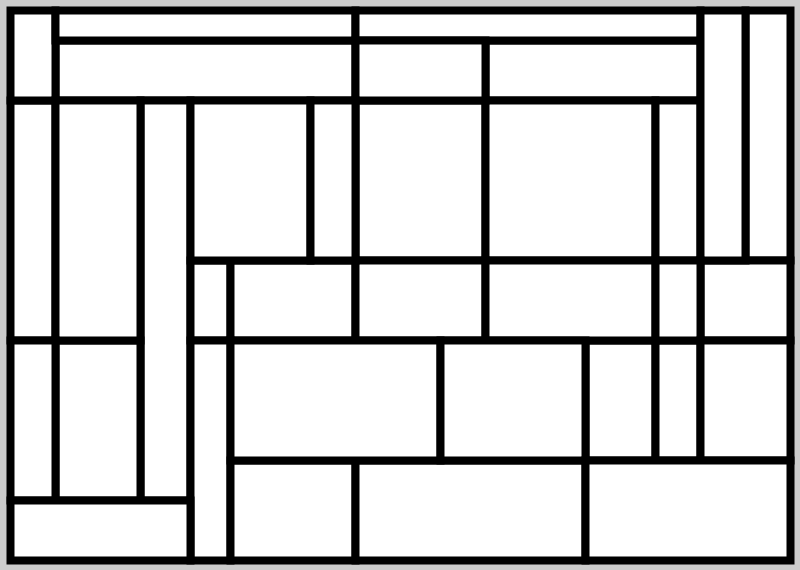
Frame 1 (no input)
Frame 60 (the mouse pressed at the canvas centre just before this capture): identical to frame 1, image omitted
Frame 120 (the mouse held since frame 60 and released just before this capture): identical to frame 1, image omitted

The Processing sketch that drew this single still picture (run headless with seeded random() and noise(); from frame 60 on, the mouse is pressed at the canvas centre):

// Processing sketch: processing_110285
// ── processing_110285.pde

//Coloring Mondrian [9.13.17]
//Arielle Hein

color yellowColor = color(255, 215, 0);
color blueColor = color(0, 0, 102);
color redColor = color(255, 0, 0);
color blackColor= color(0, 0, 0);

int rect5X= 745, rect5Y = 10, rect5Width = 45, rect5Height= 250; //rect 5 (YELLOW)
int rect6X= 55, rect6Y = 40, rect6Width = 300, rect6Height= 60; //rect 6 (BLUE)
int rect8X=485, rect8Y=40, rect8Width=215, rect8Height=60; //rect 8 (BLUE)
int rect9X=10, rect9Y=100, rect9Width=45, rect9Height=240; //rect 9 (BLACK)
int rect11X=140, rect11Y=100, rect11Width=50, rect11Height=400; //rect 11 (BLACK)
int rect14X=355, rect14Y=100, rect14Width=130, rect14Height=160; //rect 14 (YELLOW)
int rect15X=485, rect15Y=100, rect15Width=170, rect15Height=160; //rect 15 (RED)
int rect16X=655, rect16Y=100, rect16Width=45, rect16Height=160; //rect 16 (RED)
int rect17X=190, rect17Y=260, rect17Width=40, rect17Height=80; //rect 17 (YELLOW)
int rect18X=230, rect18Y=260, rect18Width=125, rect18Height=80; //rect 18 (RED)
int rect19X=355, rect19Y=260, rect19Width=130, rect19Height=80; //rect 19 (BLUE)
int rect22X=700, rect22Y=260, rect22Width=90, rect22Height=80; //rect 22 (BLACK)
int rect24X=55, rect24Y=340, rect24Width=85, rect24Height=160; //rect 24 (RED)
int rect25X=190, rect25Y=340, rect25Width=40, rect25Height=220; //rect 25 (YELLOW)
int rect28X=585, rect28Y=340, rect28Width=70, rect28Height=120; //rect 28 (BLUE)
int rect29X=655, rect29Y=340, rect29Width=45, rect29Height=120; //rect 29 (YELLOW)
int rect32X=230, rect32Y=460, rect32Width=125, rect32Height=100; //rect 32 (RED)
int rect33X=355, rect33Y=460, rect33Width=230, rect33Height=100; //rect 33 (BLACK)

void setup() {
  size(800, 570);
  strokeWeight(8);
  
  //Composition is composed of rectangles, ones with color are defined by variables above
  rect(rect5X, rect5Y, rect5Width, rect5Height); //rect 5 (YELLOW)
  rect(rect6X, rect6Y, rect6Width, rect6Height); //rect 6 (BLUE)
  rect(rect8X, rect8Y, rect8Width, rect8Height); //rect 8 (BLUE)
  rect(rect9X, rect9Y, rect9Width, rect9Height); //rect 9 (BLACK)
  rect(rect11X, rect11Y, rect11Width, rect11Height); //rect 11 (BLACK)
  rect(rect14X, rect14Y, rect14Width, rect14Height); //rect 14 (YELLOW)
  rect(rect15X, rect15Y, rect15Width, rect15Height); //rect 15 (RED)
  rect(rect16X, rect16Y, rect16Width, rect16Height); //rect 16 (RED)
  rect(rect17X, rect17Y, rect17Width, rect17Height); //rect 17 (YELLOW)
  rect(rect18X, rect18Y, rect18Width, rect18Height); //rect 18 (RED)
  rect(rect19X, rect19Y, rect19Width, rect19Height); //rect 19 (BLUE)
  rect(rect22X, rect22Y, rect22Width, rect22Height); //rect 22 (BLACK)
  rect(rect24X, rect24Y, rect24Width, rect24Height); //rect 24 (RED)
  rect(rect25X, rect25Y, rect25Width, rect25Height); //rect 24 (YELLOW)
  rect(rect28X, rect28Y, rect28Width, rect28Height); //rect 28 (BLUE)
  rect(rect29X, rect29Y, rect29Width, rect29Height); //rect 29 (YELLOW)
  rect(rect32X, rect32Y, rect32Width, rect32Height); //rect 32 (RED)
  rect(rect33X, rect33Y, rect33Width, rect33Height); //rect 33 (BLACK)
  
  //Now, setup the rectangles that are just white
  rect(10, 10, 45, 90); //rect 1
  rect(55, 10, 300, 30); //rect 2
  rect(355, 10, 345, 30); //rect 3
  rect(700, 10, 45, 250); //rect 4
  rect(355, 40, 130, 60); //rect 7
  rect(55, 100, 85, 240); //rect 10
  rect(190, 100, 120, 160); //rect 12
  rect(310, 100, 45, 160); //rect 13
  rect(485, 260, 170, 80); //rect 20
  rect(655, 260, 45, 80); //rect 21
  rect(10, 340, 45, 160); //rect 23
  rect(230, 340, 210, 120); //rect 26
  rect(440, 340, 145, 120); //rect 27
  rect(700, 340, 90, 120); //rect 30
  rect(10, 500, 180, 60); //rect 31
  rect(585, 460, 205, 100); //rect 34
}

void draw() {
}

void mousePressed() {
  if (mouseX > rect5X && mouseX < rect5X + rect5Width && mouseY > rect5Y && mouseY < rect5Y + rect5Height) {
    fill(yellowColor);
    rect(rect5X, rect5Y, rect5Width, rect5Height);
  }
  if (mouseX > rect6X && mouseX < rect6X + rect6Width && mouseY > rect6Y && mouseY < rect6Y + rect6Height) {
    fill(blueColor);
    rect(rect6X, rect6Y, rect6Width, rect6Height);
  }
  if (mouseX > rect8X && mouseX < rect8X + rect8Width && mouseY > rect8Y && mouseY < rect8Y + rect8Height) {
    fill(blueColor);
    rect(rect8X, rect8Y, rect8Width, rect8Height);
  }
  if (mouseX > rect9X && mouseX < rect9X + rect9Width && mouseY > rect9Y && mouseY < rect9Y + rect9Height) {
    fill(blackColor);
    rect(rect9X, rect9Y, rect9Width, rect9Height);
  }
  if (mouseX > rect11X && mouseX < rect11X + rect11Width && mouseY > rect11Y && mouseY < rect11Y + rect11Height) {
    fill(blackColor);
    rect(rect11X, rect11Y, rect11Width, rect11Height);
  }
  if (mouseX > rect14X && mouseX < rect14X + rect14Width && mouseY > rect14Y && mouseY < rect14Y + rect14Height) {
    fill(yellowColor);
    rect(rect14X, rect14Y, rect14Width, rect14Height);
  }
  if (mouseX > rect15X && mouseX < rect15X + rect15Width && mouseY > rect15Y && mouseY < rect15Y + rect15Height) {
    fill(redColor);
    rect(rect15X, rect15Y, rect15Width, rect15Height);
  }
  if (mouseX > rect16X && mouseX < rect16X + rect16Width && mouseY > rect16Y && mouseY < rect16Y + rect16Height) {
    fill(redColor);
    rect(rect16X, rect16Y, rect16Width, rect16Height);
  }
  if (mouseX > rect17X && mouseX < rect17X + rect17Width && mouseY > rect17Y && mouseY < rect17Y + rect17Height) {
    fill(yellowColor);
    rect(rect17X, rect17Y, rect17Width, rect17Height);
  }
  if (mouseX > rect18X && mouseX < rect18X + rect18Width && mouseY > rect18Y && mouseY < rect18Y + rect18Height) {
    fill(redColor);
    rect(rect18X, rect18Y, rect18Width, rect18Height);
  }
  if (mouseX > rect19X && mouseX < rect19X + rect19Width && mouseY > rect19Y && mouseY < rect19Y + rect19Height) {
    fill(blueColor);
    rect(rect19X, rect19Y, rect19Width, rect19Height);
  }
  if (mouseX > rect22X && mouseX < rect22X + rect22Width && mouseY > rect22Y && mouseY < rect22Y + rect22Height) {
    fill(blueColor);
    rect(rect22X, rect22Y, rect22Width, rect22Height);
  }
  if (mouseX > rect24X && mouseX < rect24X + rect24Width && mouseY > rect24Y && mouseY < rect24Y + rect24Height) {
    fill(redColor);
    rect(rect24X, rect24Y, rect24Width, rect24Height);
  }
  if (mouseX > rect25X && mouseX < rect25X + rect25Width && mouseY > rect25Y && mouseY < rect25Y + rect25Height) {
    fill(yellowColor);
    rect(rect25X, rect25Y, rect25Width, rect25Height);
  }
  if (mouseX > rect28X && mouseX < rect28X + rect28Width && mouseY > rect28Y && mouseY < rect28Y + rect28Height) {
    fill(blueColor);
    rect(rect28X, rect28Y, rect28Width, rect28Height);
  }
  if (mouseX > rect29X && mouseX < rect29X + rect29Width && mouseY > rect29Y && mouseY < rect29Y + rect29Height) {
    fill(yellowColor);
    rect(rect29X, rect29Y, rect29Width, rect29Height);
  }
  if (mouseX > rect32X && mouseX < rect32X + rect32Width && mouseY > rect32Y && mouseY < rect32Y + rect32Height) {
    fill(redColor);
    rect(rect32X, rect32Y, rect32Width, rect32Height);
  }
  if (mouseX > rect33X && mouseX < rect33X + rect33Width && mouseY > rect33Y && mouseY < rect33Y + rect33Height) {
    fill(blackColor);
    rect(rect33X, rect33Y, rect33Width, rect33Height);
  }
}

void keyPressed() { //press key to clear back to white
  fill(255);
  rect(rect5X, rect5Y, rect5Width, rect5Height); //rect 5 (YELLOW)
  rect(rect6X, rect6Y, rect6Width, rect6Height); //rect 6 (BLUE)
  rect(rect8X, rect8Y, rect8Width, rect8Height); //rect 8 (BLUE)
  rect(rect9X, rect9Y, rect9Width, rect9Height); //rect 9 (BLACK)
  rect(rect11X, rect11Y, rect11Width, rect11Height); //rect 11 (BLACK)
  rect(rect14X, rect14Y, rect14Width, rect14Height); //rect 14 (YELLOW)
  rect(rect15X, rect15Y, rect15Width, rect15Height); //rect 15 (RED)
  rect(rect16X, rect16Y, rect16Width, rect16Height); //rect 16 (RED)
  rect(rect17X, rect17Y, rect17Width, rect17Height); //rect 17 (YELLOW)
  rect(rect18X, rect18Y, rect18Width, rect18Height); //rect 18 (RED)
  rect(rect19X, rect19Y, rect19Width, rect19Height); //rect 19 (BLUE)
  rect(rect22X, rect22Y, rect22Width, rect22Height); //rect 22 (BLACK)
  rect(rect24X, rect24Y, rect24Width, rect24Height); //rect 24 (RED)
  rect(rect25X, rect25Y, rect25Width, rect25Height); //rect 24 (YELLOW)
  rect(rect28X, rect28Y, rect28Width, rect28Height); //rect 28 (BLUE)
  rect(rect29X, rect29Y, rect29Width, rect29Height); //rect 29 (YELLOW)
  rect(rect32X, rect32Y, rect32Width, rect32Height); //rect 32 (RED)
  rect(rect33X, rect33Y, rect33Width, rect33Height); //rect 33 (BLACK)
}
